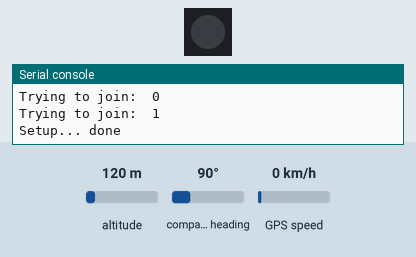
The program below on a simulated Pycom board running MicroPython. Parts: 1 RGB LEDs in strip order, left to right, the last lines printed to the serial console. The inputs (shaded band) are chosen by the test bench; at power-on: altitude 120 m, compass heading 90°, GPS speed 0 km/h. The GPS gets a fix after 3 s at 37.7749, -122.4194 with 8 satellites; no radio messages arrive unless stated (any console line starting 'radio sent:' is added by the test bench); the LoRaWAN join succeeds after 3 s and a send takes 0.1 s; library files of the repository ran but are not shown: lora.py.

Above: at 20.9 s.
At 36.37 s:
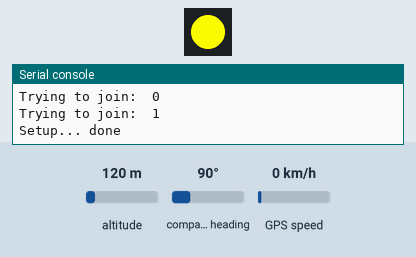
At 36.97 s:
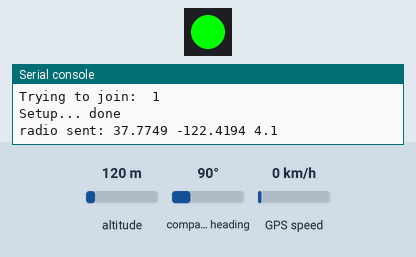
Timing chart, 0 to 46.5 s (numbered marks = the images above):
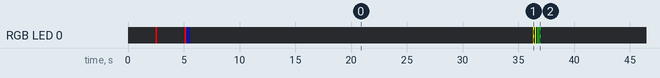

The program:

main.py
```python
from config import dev_eui, app_eui, app_key, dev_eui2, app_key2
from lora import LORA

from led import LED
from pytrack import Pytrack
from L76GNSS import L76GNSS # gps
#from LIS2HH12 import LIS2HH12 # acc

from time import sleep

def setup():
    global n, gps, sleep_time, dn, py

    # Initial sleep time
    sleep_time = 30

    # Connect to LoRaWAN Decent
    n = LORA()
    n.connect(dev_eui2, app_eui, app_key2)

    py = Pytrack()
    #print('{}V'.format(py.read_battery_voltage()))
    gps = L76GNSS(py, timeout=10)

    # Connect Sensors
    print("Setup... done")


if __name__ == "__main__":
    # Setup network & sensors
    setup()

    while True:
        sleep(sleep_time)
        #py.setup_sleep(60)
        #py.go_to_sleep()
        data = ""
        m_lat = m_lng = None
        # Measure
        try:
            #print ("Fetching gps position")
            m_lat, m_lng = gps.coordinates()
            battery = '{}'.format(py.read_battery_voltage())

            data = "%s %s %s" % (m_lat, m_lng, battery)
            #print("Data: ", data)
        except Exception as e:
            print("Measure error: ", e)

        #print('Coords:', "{},{}".format(m_lat, m_lng))
        if m_lat == None:
            print("Failed to receive gps signals")
            LED.blink(1, 0.1, 0x0000ff)
            LED.off()
        else :
            # Send packet
            LED.blink(2, 0.1, 0xf0f000)
        response = n.send(data)
```

config.py
```python
# Replace with your own OTAA keys,
# obtainable through the "files" widget in Managed IoT Cloud.
dev_eui = "ffffffff00001323"
app_eui = "8000000000000006"
app_key = "30f8d03f2b9e8ea1471743fd245d4f85"

dev_eui2 = "ffffffff00001413"
app_key2 = "7e8de5dbb25b100b23c1cf94af1d6530"
```

led.py
```python
from pycom import heartbeat, rgbled
from time import sleep

class LED(object):
  'Wrapper class for controlling the LED'

  def heartbeat(state):
    heartbeat(state)

  def on():
    rgbled(0x00FF00)

  def off():
    rgbled(0x000000)

  def blink(n = 0, d = 0.5, c = 0x0000ff):
    """
    Blink the LED.
    n = number of times to blink
    d = duration of the light
    c = color
    """
    for x in range(n):
      rgbled(0x000000)
      sleep(d)
      rgbled(c)
      sleep(0.1)
```

pytrack.py
```python
from pycoproc import Pycoproc

__version__ = '1.4.0'

class Pytrack(Pycoproc):

    def __init__(self, i2c=None, sda='P22', scl='P21'):
        Pycoproc.__init__(self, i2c, sda, scl)
```

L76GNSS.py
```python
from machine import Timer
import time
import gc
import binascii


class L76GNSS:

    GPS_I2CADDR = const(0x10)

    def __init__(self, pytrack=None, sda='P22', scl='P21', timeout=None):
        if pytrack is not None:
            self.i2c = pytrack.i2c
        else:
            from machine import I2C
            self.i2c = I2C(0, mode=I2C.MASTER, pins=(sda, scl))

        self.chrono = Timer.Chrono()

        self.timeout = timeout
        self.timeout_status = True

        self.reg = bytearray(1)
        self.i2c.writeto(GPS_I2CADDR, self.reg)

    def _read(self):
        self.reg = self.i2c.readfrom(GPS_I2CADDR, 64)
        return self.reg

    def _convert_coords(self, gngll_s):
        lat = gngll_s[1]
        lat_d = (float(lat) // 100) + ((float(lat) % 100) / 60)
        lon = gngll_s[3]
        lon_d = (float(lon) // 100) + ((float(lon) % 100) / 60)
        if gngll_s[2] == 'S':
            lat_d *= -1
        if gngll_s[4] == 'W':
            lon_d *= -1
        return(lat_d, lon_d)

    def coordinates(self, debug=False):
        lat_d, lon_d, debug_timeout = None, None, False
        if self.timeout is not None:
            self.chrono.reset()
            self.chrono.start()
        nmea = b''
        while True:
            if self.timeout is not None and self.chrono.read() >= self.timeout:
                self.chrono.stop()
                chrono_timeout = self.chrono.read()
                self.chrono.reset()
                self.timeout_status = False
                debug_timeout = True
            if not self.timeout_status:
                gc.collect()
                break
            nmea += self._read().lstrip(b'\n\n').rstrip(b'\n\n')
            gngll_idx = nmea.find(b'GNGLL')
            if gngll_idx >= 0:
                gngll = nmea[gngll_idx:]
                e_idx = gngll.find(b'\r\n')
                if e_idx >= 0:
                    try:
                        gngll = gngll[:e_idx].decode('ascii')
                        gngll_s = gngll.split(',')
                        lat_d, lon_d = self._convert_coords(gngll_s)
                    except Exception:
                        pass
                    finally:
                        nmea = nmea[(gngll_idx + e_idx):]
                        gc.collect()
                        break
            else:
                gc.collect()
                if len(nmea) > 410: # i suppose it can be safely changed to 82, which is longest NMEA frame
                    nmea = nmea[-5:] # $GNGL without last L
            time.sleep(0.1)
        self.timeout_status = True
        if debug and debug_timeout:
            print('GPS timed out after %f seconds' % (chrono_timeout))
            return(None, None)
        else:
            return(lat_d, lon_d)
```

boot.py
```python
from machine import UART
from network import WLAN
import os

wlan = WLAN()
wlan.deinit()

uart = UART(0, 115200)
os.dupterm(uart)
```

Measured:
- by itself, RGB LED 0: off → RGB(255, 0, 0) at 2.5 s, → off 0.10 s later, → RGB(255, 0, 0) 2.5 s later, → off 0.10 s later, … (32 changes in this stretch)
- by itself, everything shown: repeats every 31.4 s, in 8 steps
